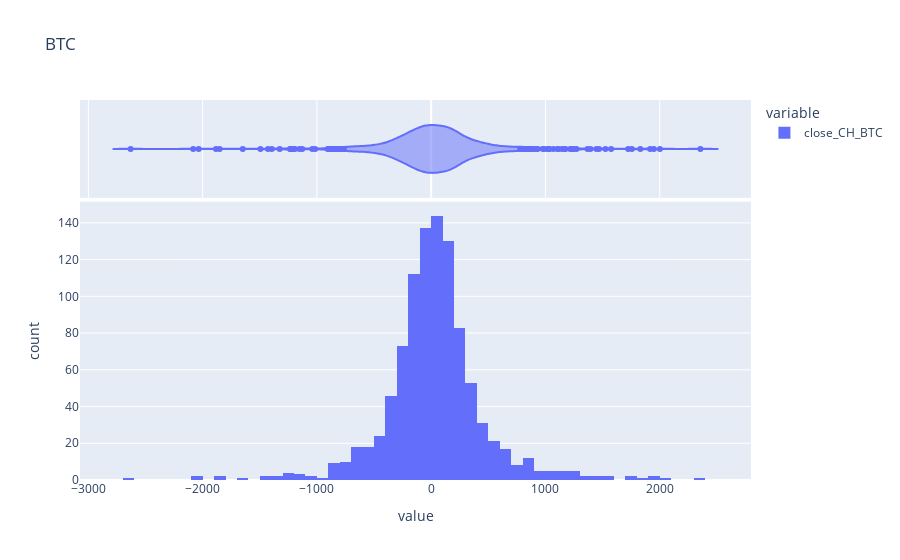
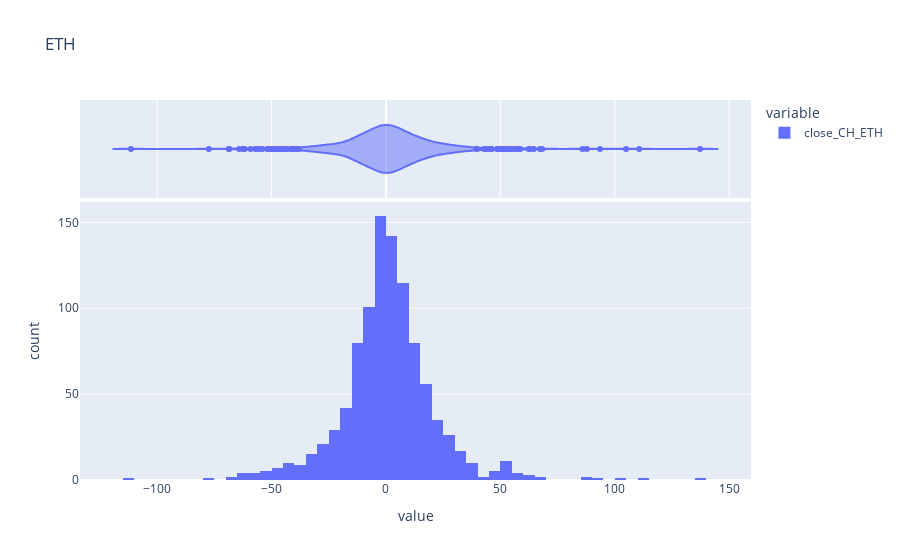
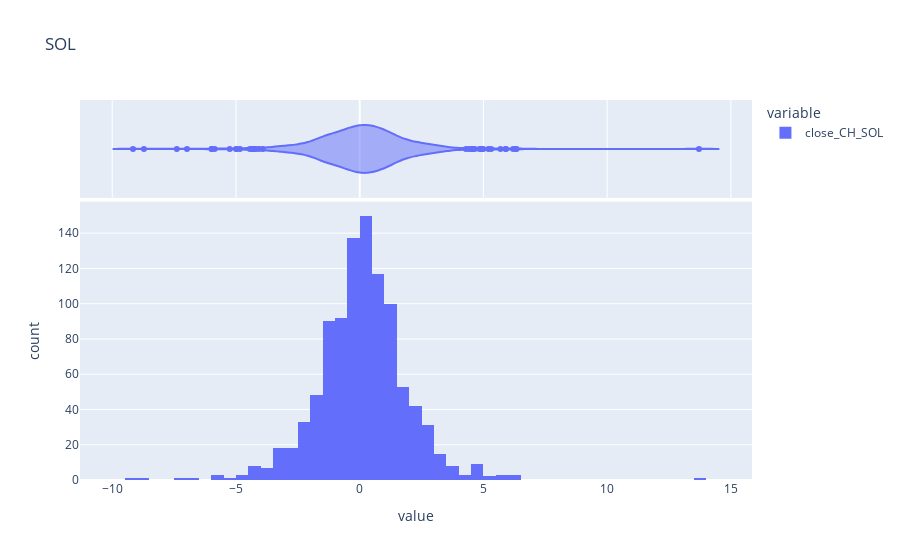
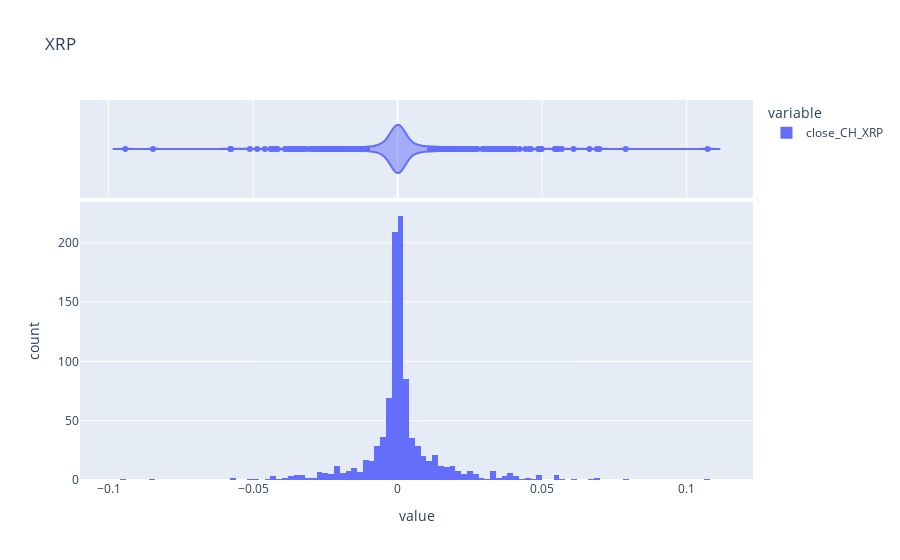

The notebook cell these images were saved under, in order:
### Code cell
for i in range(len(name_crypto)):
    fig = px.histogram(df_crypto, x=[f'close_CH_{name_crypto[i]}'], title=name_crypto[i], marginal="violin", # or violin, rug)
                    )
    fig.show()

### Figure 1 — Plotly figure (JSON) as saved in the notebook; plotly's stock layout.template omitted (floating-point values rounded to 4 significant figures; data arrays with more than 128 entries replaced by an {"elided": "..."} marker saying what was removed)
{"data": [{"alignmentgroup": "True", "bingroup": "x", "hovertemplate": "variable=close_CH_BTC<br>value=%{x}<br>count=%{y}<extra></extra>", "legendgroup": "close_CH_BTC", "marker": {"color": "#636efa", "pattern": {"shape": ""}}, "name": "close_CH_BTC", "offsetgroup": "close_CH_BTC", "orientation": "v", "showlegend": true, "type": "histogram", "x": {"elided": "999 float values"}, "xaxis": "x", "yaxis": "y"}, {"alignmentgroup": "True", "hovertemplate": "variable=close_CH_BTC<br>value=%{x}<extra></extra>", "legendgroup": "close_CH_BTC", "marker": {"color": "#636efa"}, "name": "close_CH_BTC", "offsetgroup": "close_CH_BTC", "scalegroup": "x", "showlegend": false, "type": "violin", "x": {"elided": "999 float values"}, "xaxis": "x2", "yaxis": "y2"}], "layout": {"barmode": "relative", "legend": {"title": {"text": "variable"}, "tracegroupgap": 0}, "title": {"text": "BTC"}, "xaxis": {"anchor": "y", "domain": [0, 1], "title": {"text": "value"}}, "xaxis2": {"anchor": "y2", "domain": [0, 1], "matches": "x", "showgrid": true, "showticklabels": false}, "yaxis": {"anchor": "x", "domain": [0, 0.7326], "title": {"text": "count"}}, "yaxis2": {"anchor": "x2", "domain": [0.7426, 1], "matches": "y2", "showgrid": false, "showline": false, "showticklabels": false, "ticks": ""}}}

### Figure 2 — Plotly figure (JSON) as saved in the notebook; plotly's stock layout.template omitted (floating-point values rounded to 4 significant figures; data arrays with more than 128 entries replaced by an {"elided": "..."} marker saying what was removed)
{"data": [{"alignmentgroup": "True", "bingroup": "x", "hovertemplate": "variable=close_CH_ETH<br>value=%{x}<br>count=%{y}<extra></extra>", "legendgroup": "close_CH_ETH", "marker": {"color": "#636efa", "pattern": {"shape": ""}}, "name": "close_CH_ETH", "offsetgroup": "close_CH_ETH", "orientation": "v", "showlegend": true, "type": "histogram", "x": {"elided": "999 float values"}, "xaxis": "x", "yaxis": "y"}, {"alignmentgroup": "True", "hovertemplate": "variable=close_CH_ETH<br>value=%{x}<extra></extra>", "legendgroup": "close_CH_ETH", "marker": {"color": "#636efa"}, "name": "close_CH_ETH", "offsetgroup": "close_CH_ETH", "scalegroup": "x", "showlegend": false, "type": "violin", "x": {"elided": "999 float values"}, "xaxis": "x2", "yaxis": "y2"}], "layout": {"barmode": "relative", "legend": {"title": {"text": "variable"}, "tracegroupgap": 0}, "title": {"text": "ETH"}, "xaxis": {"anchor": "y", "domain": [0, 1], "title": {"text": "value"}}, "xaxis2": {"anchor": "y2", "domain": [0, 1], "matches": "x", "showgrid": true, "showticklabels": false}, "yaxis": {"anchor": "x", "domain": [0, 0.7326], "title": {"text": "count"}}, "yaxis2": {"anchor": "x2", "domain": [0.7426, 1], "matches": "y2", "showgrid": false, "showline": false, "showticklabels": false, "ticks": ""}}}

### Figure 3 — Plotly figure (JSON) as saved in the notebook; plotly's stock layout.template omitted (floating-point values rounded to 4 significant figures; data arrays with more than 128 entries replaced by an {"elided": "..."} marker saying what was removed)
{"data": [{"alignmentgroup": "True", "bingroup": "x", "hovertemplate": "variable=close_CH_SOL<br>value=%{x}<br>count=%{y}<extra></extra>", "legendgroup": "close_CH_SOL", "marker": {"color": "#636efa", "pattern": {"shape": ""}}, "name": "close_CH_SOL", "offsetgroup": "close_CH_SOL", "orientation": "v", "showlegend": true, "type": "histogram", "x": {"elided": "999 float values"}, "xaxis": "x", "yaxis": "y"}, {"alignmentgroup": "True", "hovertemplate": "variable=close_CH_SOL<br>value=%{x}<extra></extra>", "legendgroup": "close_CH_SOL", "marker": {"color": "#636efa"}, "name": "close_CH_SOL", "offsetgroup": "close_CH_SOL", "scalegroup": "x", "showlegend": false, "type": "violin", "x": {"elided": "999 float values"}, "xaxis": "x2", "yaxis": "y2"}], "layout": {"barmode": "relative", "legend": {"title": {"text": "variable"}, "tracegroupgap": 0}, "title": {"text": "SOL"}, "xaxis": {"anchor": "y", "domain": [0, 1], "title": {"text": "value"}}, "xaxis2": {"anchor": "y2", "domain": [0, 1], "matches": "x", "showgrid": true, "showticklabels": false}, "yaxis": {"anchor": "x", "domain": [0, 0.7326], "title": {"text": "count"}}, "yaxis2": {"anchor": "x2", "domain": [0.7426, 1], "matches": "y2", "showgrid": false, "showline": false, "showticklabels": false, "ticks": ""}}}

### Figure 4 — Plotly figure (JSON) as saved in the notebook; plotly's stock layout.template omitted (floating-point values rounded to 4 significant figures; data arrays with more than 128 entries replaced by an {"elided": "..."} marker saying what was removed)
{"data": [{"alignmentgroup": "True", "bingroup": "x", "hovertemplate": "variable=close_CH_XRP<br>value=%{x}<br>count=%{y}<extra></extra>", "legendgroup": "close_CH_XRP", "marker": {"color": "#636efa", "pattern": {"shape": ""}}, "name": "close_CH_XRP", "offsetgroup": "close_CH_XRP", "orientation": "v", "showlegend": true, "type": "histogram", "x": {"elided": "999 float values"}, "xaxis": "x", "yaxis": "y"}, {"alignmentgroup": "True", "hovertemplate": "variable=close_CH_XRP<br>value=%{x}<extra></extra>", "legendgroup": "close_CH_XRP", "marker": {"color": "#636efa"}, "name": "close_CH_XRP", "offsetgroup": "close_CH_XRP", "scalegroup": "x", "showlegend": false, "type": "violin", "x": {"elided": "999 float values"}, "xaxis": "x2", "yaxis": "y2"}], "layout": {"barmode": "relative", "legend": {"title": {"text": "variable"}, "tracegroupgap": 0}, "title": {"text": "XRP"}, "xaxis": {"anchor": "y", "domain": [0, 1], "title": {"text": "value"}}, "xaxis2": {"anchor": "y2", "domain": [0, 1], "matches": "x", "showgrid": true, "showticklabels": false}, "yaxis": {"anchor": "x", "domain": [0, 0.7326], "title": {"text": "count"}}, "yaxis2": {"anchor": "x2", "domain": [0.7426, 1], "matches": "y2", "showgrid": false, "showline": false, "showticklabels": false, "ticks": ""}}}
